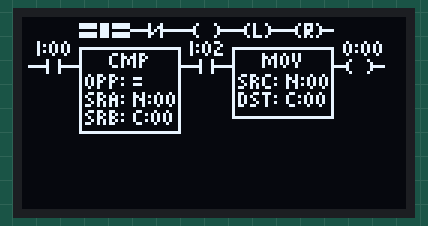
A program run on a simulated ESP32. On the bench: 128×64 one-colour display. The display library's start-up logo is not drawn; what the program prints to the serial monitor is not drawn.

Above: at 0.6 s.
At 4.7 s:
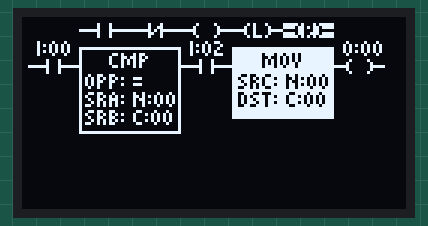
At 9.9 s:
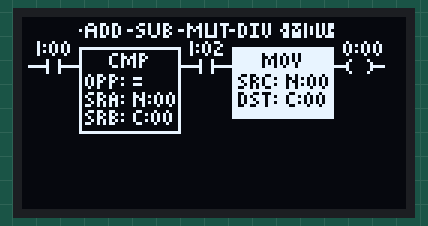
At 19.1 s:
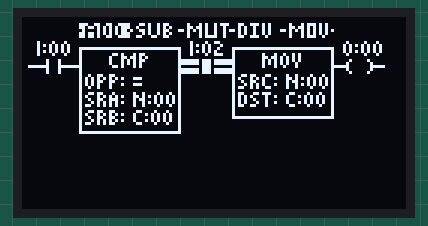
At 28.3 s:
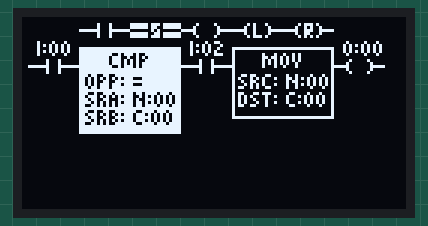
At 38.6 s:
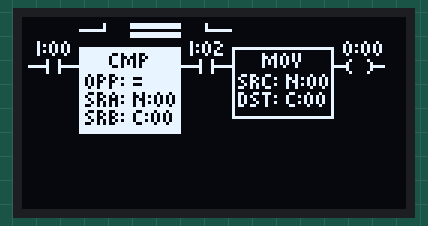

The program:

main.cpp
```cpp
#include <Arduino.h>
#include <Wire.h>
#include <Adafruit_GFX.h>
#include <Adafruit_SSD1306.h>
#include <Fonts/Picopixel.h>
// #include <LdParser/LdRead.h>

#define SCREEN_WIDTH 128
#define SCREEN_HEIGHT 64
#define SSD1306_ADDRESS 0x3C

#define FONT Picopixel
#define FONT_HEIGHT 6
#define FONT_WIDTH 4

#define DEBUG Serial
#define LOG(...) DEBUG.printf(__VA_ARGS__)

#define LD_ASSET_WIDTH 17
#define LD_ASSET_HEIGHT 5
#define ASSET(x) const uint8_t PROGMEM x[]
typedef const uint8_t PROGMEM *AssetPtr;

#define TEST_PATTERN epd_bitmap_LD_00

#define CONTACT_NC epd_bitmap_LD_01
#define CONTACT_NO epd_bitmap_LD_02

#define LOAD_COIL epd_bitmap_LD_03
#define LOAD_LATCH epd_bitmap_LD_04
#define LOAD_RESET epd_bitmap_LD_05
#define LOAD_ADD epd_bitmap_LD_06
#define LOAD_SUB epd_bitmap_LD_07
#define LOAD_MUT epd_bitmap_LD_08
#define LOAD_DIV epd_bitmap_LD_09
#define LOAD_MOVE epd_bitmap_LD_10

#define UI_BACKARROW epd_bitmap_LD_11
#define UI_FORWARDARROW epd_bitmap_LD_12

#define WIRE_UP_FROM_LEFT epd_bitmap_LD_13
#define WIRE_UP_FROM_RIGHT epd_bitmap_LD_14
#define WIRE epd_bitmap_LD_15

// Asset images converted with https://javl.github.io/image2cpp/
const unsigned char epd_bitmap_LD_01[] PROGMEM = {0x02, 0x20, 0x00, 0x02, 0x60, 0x00, 0xfe, 0xbf, 0x80, 0x03, 0x20, 0x00, 0x02, 0x20, 0x00};
const unsigned char epd_bitmap_LD_02[] PROGMEM = {0x02, 0x20, 0x00, 0x02, 0x20, 0x00, 0xfe, 0x3f, 0x80, 0x02, 0x20, 0x00, 0x02, 0x20, 0x00};
const unsigned char epd_bitmap_LD_03[] PROGMEM = {0x04, 0x10, 0x00, 0x08, 0x08, 0x00, 0xf8, 0x0f, 0x80, 0x08, 0x08, 0x00, 0x04, 0x10, 0x00};
const unsigned char epd_bitmap_LD_04[] PROGMEM = {0x05, 0x10, 0x00, 0x09, 0x08, 0x00, 0xf9, 0x0f, 0x80, 0x09, 0x08, 0x00, 0x05, 0xd0, 0x00};
const unsigned char epd_bitmap_LD_05[] PROGMEM = {0x05, 0xd0, 0x00, 0x09, 0x48, 0x00, 0xf9, 0xcf, 0x80, 0x09, 0x88, 0x00, 0x05, 0x50, 0x00};
const unsigned char epd_bitmap_LD_06[] PROGMEM = {0x19, 0x98, 0x00, 0x25, 0x54, 0x00, 0xbd, 0x54, 0x80, 0x25, 0x54, 0x00, 0x25, 0x98, 0x00};
const unsigned char epd_bitmap_LD_07[] PROGMEM = {0x1a, 0x58, 0x00, 0x22, 0x54, 0x00, 0x9a, 0x58, 0x80, 0x0a, 0x54, 0x00, 0x31, 0x98, 0x00};
const unsigned char epd_bitmap_LD_08[] PROGMEM = {0x22, 0x97, 0x00, 0x36, 0x92, 0x00, 0xaa, 0x92, 0x80, 0x22, 0x92, 0x00, 0x22, 0xf2, 0x00};
const unsigned char epd_bitmap_LD_09[] PROGMEM = {0x33, 0xa8, 0x00, 0x29, 0x28, 0x00, 0xa9, 0x28, 0x80, 0x29, 0x28, 0x00, 0x33, 0x90, 0x00};
const unsigned char epd_bitmap_LD_10[] PROGMEM = {0x22, 0xea, 0x00, 0x36, 0xaa, 0x00, 0xaa, 0xaa, 0x80, 0x22, 0xaa, 0x00, 0x22, 0xe4, 0x00};
const unsigned char epd_bitmap_LD_11[] PROGMEM = {0x10, 0x00, 0x00, 0x30, 0x00, 0x00, 0x7f, 0xfe, 0x00, 0x30, 0x00, 0x00, 0x10, 0x00, 0x00};
const unsigned char epd_bitmap_LD_12[] PROGMEM = {0x00, 0x04, 0x00, 0x00, 0x06, 0x00, 0x3f, 0xff, 0x00, 0x00, 0x06, 0x00, 0x00, 0x04, 0x00};
const unsigned char epd_bitmap_LD_13[] PROGMEM = {0x00, 0x80, 0x00, 0x00, 0x80, 0x00, 0xff, 0x80, 0x00, 0x00, 0x00, 0x00, 0x00, 0x00, 0x00};
const unsigned char epd_bitmap_LD_14[] PROGMEM = {0x00, 0x80, 0x00, 0x00, 0x80, 0x00, 0x00, 0xff, 0x80, 0x00, 0x00, 0x00, 0x00, 0x00, 0x00};
const unsigned char epd_bitmap_LD_15[] PROGMEM = {0x00, 0x00, 0x00, 0x00, 0x00, 0x00, 0xff, 0xff, 0x80, 0x00, 0x00, 0x00, 0x00, 0x00, 0x00};
#define DIAGRAM_MAX_ELEMENTS 20
#define ASSET_MAX_DATA_LENGTH 14

typedef Adafruit_SSD1306 Disp;
typedef Disp *DispPtr;

typedef enum
{
  AT_ContactNc = 0, // data[0..3] = "I:00" - Bit IO Name
  AT_ContactNo,     // data[0..3] = "I:00" - Bit IO Name
  AT_LoadCoil,      // data[0..3] = "O:00" - Bit IO Name
  AT_LoadLatch,     // data[0..3] = "O:00" - Bit IO Name
  AT_LoadReset,     // data[0..3] = "O:00" - Bit IO Name

  AT_LoadAdd = 100, // data[0..3] = Dest Name    data[4..8] = source A name    data[9..13] = source B name DEST = A + B
  AT_LoadSub,       // data[0..3] = Dest Name    data[4..8] = source A name    data[9..13] = source B name DEST = A - B
  AT_LoadMut,       // data[0..3] = Dest Name    data[4..8] = source A name    data[9..13] = source B name DEST = A * B
  AT_LoadDiv,       // data[0..3] = Dest Name    data[4..8] = source A name    data[9..13] = source B name DEST = A / B

  AT_LoadMove = 200, // data[0..3] = Dest Name    data[4..8] = source A name

  //                                N:00   C:00 =
  AT_ContactCompare = 300, // Data[0..3] = source A name    data[4..7] = source B name  data[8] Opperator

  AT_WireUpFromLeft = 900,
  AT_WireUpFromRight,
  AT_Wire,
} AssetType;

/// @brief A single item on the diagram
typedef struct
{
  AssetPtr asset; // ptr to image data

  AssetType type; // type of asset

  char assetLabels[ASSET_MAX_DATA_LENGTH]; // Data for this asset

  // TODO: data for the asset, like the value of a coil, or the name of a variable, etc

  uint8_t row; // Row, or x
  uint8_t col; // Column, or y

} GfxAsset;
typedef GfxAsset *GfxAssetPtr;

/// @brief A single diagram, there may be multiple diagrams in a single document
typedef struct
{
  GfxAsset elements[DIAGRAM_MAX_ELEMENTS];
  uint8_t elementCount;
} GfxDiagram;
typedef GfxDiagram *GfxDiagramPtr;

typedef struct
{
  GfxDiagram diagrams[DIAGRAM_MAX_ELEMENTS];
  uint8_t diagramCount;
} GfxDocument;

typedef GfxDocument *GfxDocumentPtr;

//---------------------------
typedef enum
{
  EAT_BitOpperators, // NO, NC, COIL, LATCH, RESET
  EAT_Arithmatic,    // ADD, SUB, MUT, DIV
                     // Perhaps a category for the "special" keys like backspace, and the save menu or something

  EAT_Wires, // WIRE_UP_FROM_LEFT, WIRE_UP_FROM_RIGHT, WIRE

} Editor_ActiveToolbar;

// NOTE! The order of these items must match the order of the items in the UI Toolbar
typedef enum
{
  ECT_ContactNo,
  ECT_ContactNc,
  ECT_LoadCoil,
  ECT_LoadLatch,
  ECT_LoadReset,
  ECT_LoadAdd,
  ECT_LoadSub,
  ECT_LoadMut,
  ECT_LoadDiv,
  ECT_LoadMove,
  ECT_WireUpFromLeft,
  ECT_Wire,
  ECT_WireUpFromRight,
  ETC_CURRENTLY_SELECTED_TOOLBAR_ITEM_COUNT,
} Editor_CurrentlySelectedToolbarItem;

Editor_ActiveToolbar GetToolbarFromItem(Editor_CurrentlySelectedToolbarItem item)
{
  switch (item)
  {
  case ECT_ContactNo:
  case ECT_ContactNc:
  case ECT_LoadCoil:
  case ECT_LoadLatch:
  case ECT_LoadReset:
    return EAT_BitOpperators;
  case ECT_LoadAdd:
  case ECT_LoadSub:
  case ECT_LoadMut:
  case ECT_LoadDiv:
  case ECT_LoadMove:
    return EAT_Arithmatic;
  case ECT_WireUpFromLeft:
  case ECT_WireUpFromRight:
  case ECT_Wire:
    return EAT_Wires;
  default:
    LOG("GetToolbarFromItem: Unknown item: %i\n", item);
    return EAT_BitOpperators;
  }
}

/// @brief Editor state
typedef struct
{
  // what item withn the toolbar is selected
  Editor_CurrentlySelectedToolbarItem selectedToolbarItem;
  GfxDocument document;
  int currentDiagramIndex;
  int currentDiagramElementIndex;

} Editor;

typedef Editor *EditorPtr;

#define DF_NONE /*      */ 0b0000000
#define DF_WIRE_UP_TO_NEXT 0b0000001 // Extend the WIRE_UP_FROM_LEFT asset up to the connecting line
#define DF_HIGHLIGHT /* */ 0b0000010 // Highlight the asset
void disp_draw_asset_on_grid(DispPtr disp, AssetPtr asset, int x, int y, u_int8_t disp_flags = DF_NONE)
{
  x *= LD_ASSET_WIDTH;
  x += 2; // Offset

  y *= LD_ASSET_HEIGHT + 1;
  y += 2; // Offset

  // Color changes if the asset is highlighted
  int color = 1;

  if (disp_flags & DF_HIGHLIGHT)
  {
    disp->fillRect(x, y,
                   LD_ASSET_WIDTH,
                   LD_ASSET_HEIGHT,
                   1);
    color = 0;
  }

  disp->drawBitmap(x, y,
                   asset,
                   LD_ASSET_WIDTH,
                   LD_ASSET_HEIGHT,
                   color);

  if (disp_flags & DF_WIRE_UP_TO_NEXT)
  {
    const int line_x_offset = 8;
    const int line_y_offset = 2;

    disp->drawLine(x + line_x_offset,
                   y + line_y_offset,
                   x + line_x_offset,
                   y - (LD_ASSET_HEIGHT + (.5 * LD_ASSET_HEIGHT) + 1),
                   color);
  }
}

void disp_draw_text_on_grid(DispPtr disp, String text, int x, int y, int x_offset = 0)
{
  x *= LD_ASSET_WIDTH;
  y += 1; // Next Line
  y *= LD_ASSET_HEIGHT + 1;
  disp->setCursor(x + x_offset, y);
  disp->print(text);
}

#define disp_draw_named_menu_asset_on_grid(disp, label, asset, x, y) \
  disp_draw_asset_on_grid(disp, asset, x, y);                        \
  disp_draw_text_on_grid(disp, label, x, y + 1);

#define disp_draw_labled_asset_on_grid(disp, label, asset, x, y) \
  disp_draw_asset_on_grid(disp, asset, x, y + 1);                \
  disp_draw_text_on_grid(disp, label, x, y);

void disp_highlight_asset_on_grid(DispPtr disp, AssetPtr asset, int x, int y)
{

  // draw a fileld rectangle around the asset
  disp->fillRect(
      x * LD_ASSET_WIDTH,
      y * LD_ASSET_HEIGHT + 2,
      LD_ASSET_WIDTH,
      LD_ASSET_HEIGHT,
      1);

  disp->drawBitmap(
      x * LD_ASSET_WIDTH,
      y * LD_ASSET_HEIGHT + 2,
      asset,
      LD_ASSET_WIDTH,
      LD_ASSET_HEIGHT,
      0);
}

// y offset + (Element number * height of element) + 1PX offset + (Height of the font + Height of the already printed title)
// disp->setCursor(x, y + (FONT_HEIGHT * i) + 1 + (FONT_HEIGHT * 2));
// disp->print(" ");
// disp->print("SRC");
// disp->print(": ");
// disp->print(lables[0]);
// disp->print(lables[1]);
// disp->print(lables[2]);
// disp->println(lables[3]);
// i++;
#define PRINT_LABEL_ELEMENT(__LABEL, __STARTINGINDEX)                \
  disp->setCursor(x, y + (FONT_HEIGHT * i) + 1 + (FONT_HEIGHT * 2)); \
  disp->print(" ");                                                  \
  disp->print(__LABEL);                                              \
  disp->print(": ");                                                 \
  disp->print(lables[__STARTINGINDEX]);                              \
  disp->print(lables[__STARTINGINDEX + 1]);                          \
  disp->print(lables[__STARTINGINDEX + 2]);                          \
  disp->println(lables[__STARTINGINDEX + 3]);                        \
  i++;

#define DFB_NONE 0b00000000
#define DFB__SRC 0b00000001 // lables[0..3]
#define DFB__DST 0b00000010 // labels[4..7]
#define DFB__OPP 0b00000100 // labels[0..3]
#define DFB__SRA 0b00001000 // labels[4..7]
#define DFB__SRB 0b00010000 // labels[7..11]

/// @brief Draw a function block
/// @param disp  Display to draw on
/// @param x  X position of the block
/// @param y  Y position of the block
/// @param lables Array of strings to print See DFB__* for the index of each string
/// @param title Title of the block
/// @param dfb_flags Flags to control what is printed
void disp_draw_function_block(DispPtr disp, int x, int y, char *lables, const char *title, u_int8_t dfb_flags, u_int8_t draw_flags)
{

  int totalElements = 0;
  // total elements = the number of dfb flags set, so we can calculate the height of the block
  totalElements += (dfb_flags & DFB__SRC) ? 1 : 0;
  totalElements += (dfb_flags & DFB__DST) ? 1 : 0;
  totalElements += (dfb_flags & DFB__OPP) ? 1 : 0;
  totalElements += (dfb_flags & DFB__SRA) ? 1 : 0;
  totalElements += (dfb_flags & DFB__SRB) ? 1 : 0;

  if (draw_flags & DF_HIGHLIGHT)
  {
    disp->fillRect(x, y,
                   LD_ASSET_WIDTH * 2,
                   LD_ASSET_HEIGHT * (totalElements + 3) - 1,
                   1);
    disp->setTextColor(0); // 0 when highlighted, 1 when not
  }
  else
  {
    disp->setTextColor(1);
  }

  disp->setCursor(x, y + FONT_HEIGHT);
  disp->print("     ");
  disp->println(title);
  int i = 0;

  if (dfb_flags & DFB__SRC)
  {
    PRINT_LABEL_ELEMENT("SRC", 0);
  }
  if (dfb_flags & DFB__DST)
  {
    PRINT_LABEL_ELEMENT("DST", 4);
  }

  if (dfb_flags & DFB__OPP)
  {
    disp->setCursor(x, y + (FONT_HEIGHT * i) + 1 + (FONT_HEIGHT * 2));
    disp->print(" ");
    disp->print("OPP");
    disp->print(": ");
    disp->print(lables[8]);
    // LOG("Data: %s\n", lables);
    i++;
    ;
  }

  if (dfb_flags & DFB__SRA)
  {
    PRINT_LABEL_ELEMENT("SRA", 0);
  }

  if (dfb_flags & DFB__SRB)
  {
    PRINT_LABEL_ELEMENT("SRB", 4);
  }

  disp->drawRect(x, y,
                 LD_ASSET_WIDTH * 2,
                 LD_ASSET_HEIGHT * (totalElements + 3) - 1,
                 1);

  disp->setTextColor(1);
}
// TODO: highlight
void __disp_draw_simple_asset(DispPtr disp, GfxAssetPtr asset, AssetPtr sprite, int newRow, bool highlight)
{
  disp_draw_text_on_grid(disp, asset->assetLabels, asset->col, newRow, 5);

  u_int8_t flags = DF_NONE;
  if (highlight)
  {
    flags |= DF_HIGHLIGHT;
  }

  disp_draw_asset_on_grid(disp, sprite, asset->col, newRow + 1, flags);
}

void __disp_draw_wire(DispPtr disp, GfxAssetPtr asset, int newRow, u_int8_t flags)
{
  disp_draw_asset_on_grid(disp, asset->asset, asset->col, newRow + 1, flags);
}

void __disp_draw_fb(DispPtr disp, GfxAssetPtr asset, int newRow, const char *title, u_int8_t labelFlags, bool highlight)
{
  int x = (asset->col * LD_ASSET_WIDTH) + 2;
  int y = (newRow + 1) * LD_ASSET_HEIGHT;
  u_int8_t drawFlags = DF_NONE;
  if (highlight)
  {
    drawFlags |= DF_HIGHLIGHT;
  }
  disp_draw_function_block(disp, x, y, asset->assetLabels, (char *)title, labelFlags, drawFlags);
}

#define CASE_DO_BREAK(__CASE, __FUNC) \
  case __CASE:                        \
    __FUNC;                           \
    break;

// NOTE: the length is the number of elements - 1 (its zero based)
void __disp_draw_diagram_line(DispPtr disp, GfxDiagramPtr dia, int row_to_draw_on, int element_to_highlight)
{
  // LOG("_________________NAME, COL, COR ROW\n");
  // LOG("disp_draw_diagram: len: %i\n", length);
  for (int i = 0; i < dia->elementCount; i++) // TODO: Check this, it may be off by one
  {
    GfxAsset element = dia->elements[i];
    int newRow = ((row_to_draw_on + (element.row + 1)) * 2) - 1; // Inital offset, -1 for the menu bar that only takes one row

    u_int8_t flags = DF_NONE;
    bool highlight = i == element_to_highlight;
    switch (element.type)
    {
      CASE_DO_BREAK(AT_ContactNc, __disp_draw_simple_asset(disp, &element, CONTACT_NC, newRow, highlight))
      CASE_DO_BREAK(AT_ContactNo, __disp_draw_simple_asset(disp, &element, CONTACT_NO, newRow, highlight))
      CASE_DO_BREAK(AT_LoadCoil, __disp_draw_simple_asset(disp, &element, LOAD_COIL, newRow, highlight))
      CASE_DO_BREAK(AT_LoadLatch, __disp_draw_simple_asset(disp, &element, LOAD_LATCH, newRow, highlight))
      CASE_DO_BREAK(AT_LoadReset, __disp_draw_simple_asset(disp, &element, LOAD_RESET, newRow, highlight))

      CASE_DO_BREAK(AT_LoadAdd, __disp_draw_fb(disp, &element, newRow, "ADD", DFB__DST | DFB__SRA | DFB__SRB, highlight))
      CASE_DO_BREAK(AT_LoadSub, __disp_draw_fb(disp, &element, newRow, "SUB", DFB__DST | DFB__SRA | DFB__SRB, highlight))
      CASE_DO_BREAK(AT_LoadMut, __disp_draw_fb(disp, &element, newRow, "MUT", DFB__DST | DFB__SRA | DFB__SRB, highlight))
      CASE_DO_BREAK(AT_LoadDiv, __disp_draw_fb(disp, &element, newRow, "DIV", DFB__DST | DFB__SRA | DFB__SRB, highlight))
      CASE_DO_BREAK(AT_LoadMove, __disp_draw_fb(disp, &element, newRow, "MOV", DFB__SRC | DFB__DST, highlight))
      CASE_DO_BREAK(AT_ContactCompare, __disp_draw_fb(disp, &element, newRow, "CMP", DFB__OPP | DFB__SRA | DFB__SRB, highlight))

    case AT_WireUpFromLeft:
    case AT_WireUpFromRight:
      flags |= DF_WIRE_UP_TO_NEXT;
    case AT_Wire:
      __disp_draw_wire(disp, &element, newRow, flags);
      continue;
    }
  }
}

//---------------------------

#define DEBUG_WIRE_ASSET(elemNo, __row, __cols, __diagramName) \
  __diagramName.elements[elemNo].asset = WIRE;                 \
  __diagramName.elements[elemNo].type = AT_Wire;               \
  __diagramName.elements[elemNo].row = __row;                  \
  __diagramName.elements[elemNo].col = __cols;

#define TOOLBAR_HIGHLIGHT(__ASSET, __ECT, __ITEM_CTR) \
  disp_draw_asset_on_grid(disp, __ASSET, __ITEM_CTR++, 0, editor->selectedToolbarItem == __ECT ? DF_HIGHLIGHT : DF_NONE);

void __disp_draw_toolbar(EditorPtr editor, DispPtr disp)
{
  // ui nav controls
  int item = 1;

  auto toolbar = GetToolbarFromItem(editor->selectedToolbarItem);

  switch (toolbar)
  {
  case EAT_BitOpperators:
    TOOLBAR_HIGHLIGHT(CONTACT_NO, ECT_ContactNo, item)
    TOOLBAR_HIGHLIGHT(CONTACT_NC, ECT_ContactNc, item)
    TOOLBAR_HIGHLIGHT(LOAD_COIL, ECT_LoadCoil, item)
    TOOLBAR_HIGHLIGHT(LOAD_LATCH, ECT_LoadLatch, item)
    TOOLBAR_HIGHLIGHT(LOAD_RESET, ECT_LoadReset, item)
    break;
  case EAT_Arithmatic:
    TOOLBAR_HIGHLIGHT(LOAD_ADD, ECT_LoadAdd, item)
    TOOLBAR_HIGHLIGHT(LOAD_SUB, ECT_LoadSub, item)
    TOOLBAR_HIGHLIGHT(LOAD_MUT, ECT_LoadMut, item)
    TOOLBAR_HIGHLIGHT(LOAD_DIV, ECT_LoadDiv, item)
    TOOLBAR_HIGHLIGHT(LOAD_MOVE, ECT_LoadMove, item)
    break;
  case EAT_Wires:
    TOOLBAR_HIGHLIGHT(WIRE_UP_FROM_LEFT, ECT_WireUpFromLeft, item)
    TOOLBAR_HIGHLIGHT(WIRE, ECT_Wire, item)
    TOOLBAR_HIGHLIGHT(WIRE_UP_FROM_RIGHT, ECT_WireUpFromRight, item)
  default:
    LOG("editor_draw_toolbar: Unknown toolbar type: %i\n", toolbar);
    break;
  }
}

void disp_draw_editor_state(EditorPtr editor, DispPtr disp)
{
  __disp_draw_toolbar(editor, disp);

  // TODO: for each diagram do this
  int currentDiagramIndex = editor->currentDiagramIndex;
  int currentDiagramElementIndex = editor->currentDiagramElementIndex;

  __disp_draw_diagram_line(disp, &editor->document.diagrams[currentDiagramIndex], 0, currentDiagramElementIndex); // TODO: Inc this 0 to draw many diagrams in one go
}

void do_poc_loop_no_return(EditorPtr editor, DispPtr disp)
{

  GfxDiagram dbg_dgm = {};
  int i = 0;

  dbg_dgm.elements[i].type = AT_ContactNo;
  dbg_dgm.elements[i].row = 0;
  dbg_dgm.elements[i].col = 0;
  dbg_dgm.elements[i].assetLabels[0] = 'I';
  dbg_dgm.elements[i].assetLabels[1] = ':';
  dbg_dgm.elements[i].assetLabels[2] = '0';
  dbg_dgm.elements[i].assetLabels[3] = '0';
  i++;
  dbg_dgm.elements[i].type = AT_ContactCompare;
  dbg_dgm.elements[i].row = 0;
  dbg_dgm.elements[i].col = 1;
  dbg_dgm.elements[i].assetLabels[0] = 'N';
  dbg_dgm.elements[i].assetLabels[1] = ':';
  dbg_dgm.elements[i].assetLabels[2] = '0';
  dbg_dgm.elements[i].assetLabels[3] = '0';
  dbg_dgm.elements[i].assetLabels[4] = 'C';
  dbg_dgm.elements[i].assetLabels[5] = ':';
  dbg_dgm.elements[i].assetLabels[6] = '0';
  dbg_dgm.elements[i].assetLabels[7] = '0';
  dbg_dgm.elements[i].assetLabels[8] = '=';
  i++;
  dbg_dgm.elements[i].type = AT_ContactNo;
  dbg_dgm.elements[i].row = 0;
  dbg_dgm.elements[i].col = 3;
  dbg_dgm.elements[i].assetLabels[0] = 'I';
  dbg_dgm.elements[i].assetLabels[1] = ':';
  dbg_dgm.elements[i].assetLabels[2] = '0';
  dbg_dgm.elements[i].assetLabels[3] = '2';
  i++;
  dbg_dgm.elements[i].type = AT_LoadMove;
  dbg_dgm.elements[i].row = 0;
  dbg_dgm.elements[i].col = 4;
  dbg_dgm.elements[i].assetLabels[0] = 'N';
  dbg_dgm.elements[i].assetLabels[1] = ':';
  dbg_dgm.elements[i].assetLabels[2] = '0';
  dbg_dgm.elements[i].assetLabels[3] = '0';
  dbg_dgm.elements[i].assetLabels[4] = 'C';
  dbg_dgm.elements[i].assetLabels[5] = ':';
  dbg_dgm.elements[i].assetLabels[6] = '0';
  dbg_dgm.elements[i].assetLabels[7] = '0';
  i++;
  dbg_dgm.elements[i].type = AT_LoadCoil;
  dbg_dgm.elements[i].row = 0;
  dbg_dgm.elements[i].col = 6;
  dbg_dgm.elements[i].assetLabels[0] = 'O';
  dbg_dgm.elements[i].assetLabels[1] = ':';
  dbg_dgm.elements[i].assetLabels[2] = '0';
  dbg_dgm.elements[i].assetLabels[3] = '0';
  dbg_dgm.elementCount = i + 1;

  editor->document.diagrams[0] = dbg_dgm;
  editor->document.diagramCount = 1;

  editor->currentDiagramIndex = 0;
  editor->currentDiagramElementIndex = -1;

  while (true)
  {

    disp->clearDisplay();
    disp->setCursor(0, 0);
    disp_draw_editor_state(editor, disp);
    disp->display();
    delay(1000);

    editor->selectedToolbarItem = (Editor_CurrentlySelectedToolbarItem)((editor->selectedToolbarItem + 1) % ETC_CURRENTLY_SELECTED_TOOLBAR_ITEM_COUNT);
    editor->currentDiagramElementIndex = (editor->currentDiagramElementIndex + 1) % editor->document.diagrams[editor->currentDiagramIndex].elementCount;
    LOG("editor->currentDiagramElementIndex: %i\n", editor->currentDiagramElementIndex);
  }
}

void editor_ui(EditorPtr editor, DispPtr disp)
{
  do_poc_loop_no_return(editor, disp);
}

Disp display(SCREEN_WIDTH, SCREEN_HEIGHT, &Wire, -1);
Editor editor = {};

void loop(){};
void setup()
{
  DEBUG.begin(115200);
  Wire.begin();
  display.begin(SSD1306_SWITCHCAPVCC, SSD1306_ADDRESS);
  display.display();
  delay(500);
  display.clearDisplay();

  display.setTextSize(0);
  display.setTextColor(WHITE);
  display.setFont(&FONT);
  // disp_test_drawing(&display);

  // TODO: Rendering a line into a display
  // display.clearDisplay();
  // dsp_draw_ld_exp(&display, "O:00=((I:00|O:00)&I:01&(I:02|!I:03))");
  editor_ui(&editor, &display);
  display.display();
  LOG("Setup complete");
}
```

Measured:
- what the display in image 0 shows lasts 1.0 s, from 0.6 s to 1.6 s
